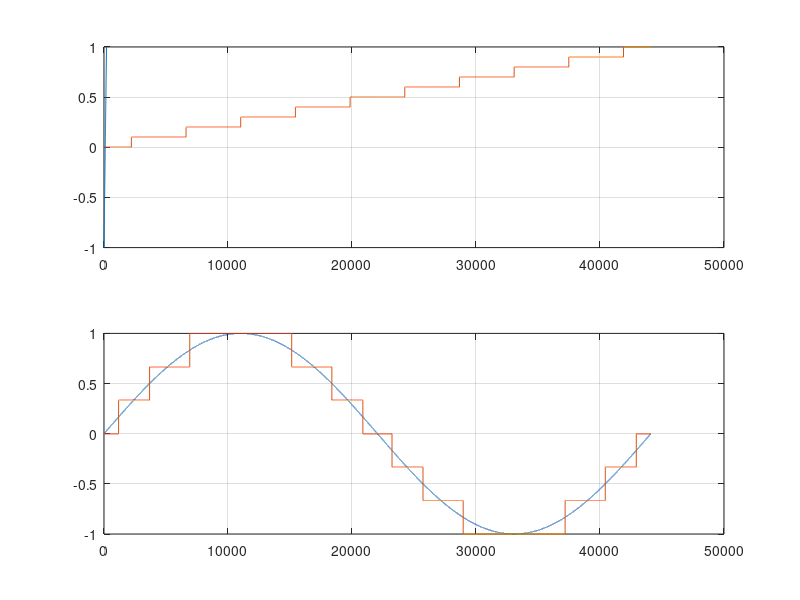

This figure's MATLAB source:
x = -1:0.01:1;
y = x;
plot(y, x, ''), hold on;
% we set up 2 straight vectors, to demonstrate the transfer function.
% x holds the original signal, y will hold the new clipped signal.
xLength = length (x);
% we find the length of the input;
for i = 1:xLength
    if (x(i) > 0.5)
        y(i) = 0.5;
    end % if the input is higher than 0.5, the output is clipped at 0.5
    if (x(i) < -0.5)
        y(i) = -0.5;
    end % if the input is lower than -0.5, the output is clipped at -0.5
end
plot(x,y, 'r'), axis([-1, 1, -1, 1]);
title('Transfer Function for Hard Clipping Distortion');
grid on;
hold off;
fs = 44100;
ts = 1/fs;
dur = 1;
NumberOfSteps = 10;
% This is the number of steps we want to create in our signal
% IE: the resolution.
t = 0:ts:dur;
% This will create a straight line.
% We will use this to demonstrate our transfer function.
subplot(211), plot(x); grid on; hold on;
y = t*NumberOfSteps;
% y is the x value, scaled by the number of steps.
y = round(y);
% y is then rounded to the steps.
y = y*(1/NumberOfSteps);
% we then divide by 1 to normalise the signal.
plot(y, '');
% plot our new signal with a dashed line.
z = sin(2*pi*1.*t);
subplot(212), plot(z); grid on; hold on;
NumberOfSteps2 = 3;
y2 = z*NumberOfSteps2;
y2 = round(y2);
y2 = y2*(1/NumberOfSteps2);
plot(y2, '');